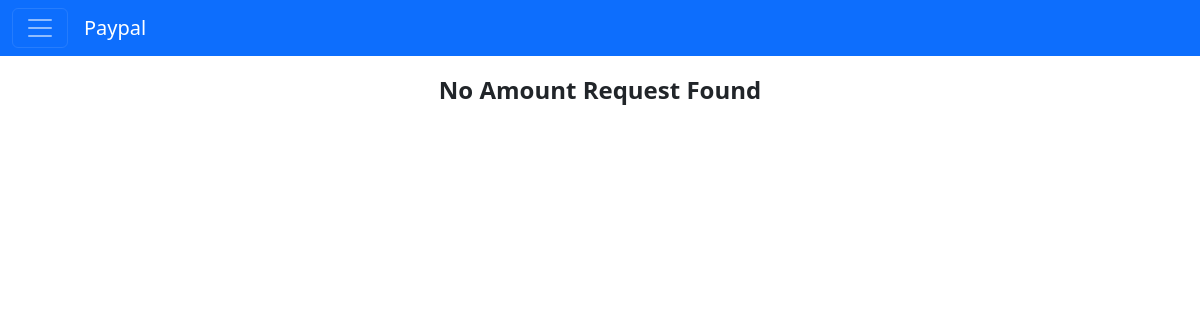
The page /register/home/ (signed in) on the database as committed earlier.
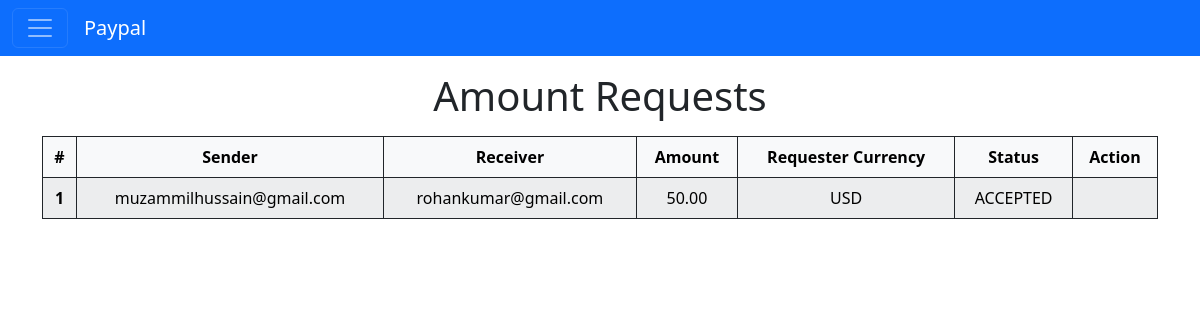
The same page on the database as committed later.
### payapp/models.py (models this page shows)
class AmountRequest(models.Model):
    REQUEST_STATUS = [
        ('PENDING', 'Pending'),
        ('ACCEPTED', 'Accepted'),
        ('DECLINED', 'Declined'),
    ]
    requester = models.ForeignKey(Principal, related_name='requests_sent', on_delete=models.CASCADE)
    receiver = models.ForeignKey(Principal, related_name='requests_received', on_delete=models.CASCADE)
    amount = models.DecimalField(max_digits=10, decimal_places=2)
    requester_currency = models.CharField(max_length=3,default="USD")
    status = models.CharField(max_length=20, choices=REQUEST_STATUS, default='PENDING')
    created_at = models.DateTimeField(auto_now_add=True)

### register/models.py (models this page shows, shortened)
class Principal(AbstractBaseUser):
    email = models.EmailField(
        verbose_name="email address",
        max_length=255,
        unique=True,
    )
    first_name = models.CharField(max_length=255, blank=True, unique=False)
    last_name = models.CharField(max_length=200, blank=True, null=True)
    is_active = models.BooleanField(default=True)
    is_admin = models.BooleanField(default=False)
    created_at = models.DateTimeField(auto_now_add=True)
    updated_at = models.DateTimeField(auto_now=True)
    objects = PrincipalUserManager()
    USERNAME_FIELD = "email"
    REQUIRED_FIELDS = ["first_name"]
    @property
    def is_staff(self):
        return self.is_admin

### register/views.py (the view)
# urls.py: path("home/", home, name="home"),
@login_required
def home(request):
    user = request.user
    if user.is_staff:
        template_name = 'transactions.html'
        nav_items = [
            {'label': 'Home', 'url': '/register/home/'},
            {'label': 'Users', 'url': '/register/users/'},
            {'label': 'Add User', 'url': '/register/add-users/'},
            {'label': 'Logout', 'url': '/register/logout/'}
        ]
        user_transactions = Transaction.objects.all()
        user_transactions = user_transactions.select_related('sender_account__user', 'receiver_account__user')
        transactions_data = []
        for transaction in user_transactions:
            print(transaction.transaction_date)
            transactions_data.append({
                'sender_email': transaction.sender_account.user.email,
                'receiver_email': transaction.receiver_account.user.email,
                'sender_amount': transaction.sender_amount,
                'receiver_amount': transaction.receiver_amount,
                'sender_currency': transaction.sender_currency,
                'receiver_currency': transaction.receiver_currency,
                'date': transaction.transaction_date
            })
        return render(request, template_name, {'nav_items': nav_items, 'transactions': transactions_data})
    else:
        balance, currency = user_balance(request)
        template_name = 'requests.html'
        nav_items = [
            {'label': 'Home', 'url': '/register/home/'},
            {'label': "Transactions History", 'url': '/payapp/transactions/'},
            {'label': 'Transfer Amount', 'url': '/payapp/send-amount/'},
            {'label': 'Request Amount', 'url': '/payapp/request-amount/'},
            {'label': 'Logout', 'url': '/register/logout/'}
        ]
        amount_requests = AmountRequest.objects.filter(receiver=request.user).select_related('requester', 'receiver')
        return render(request, template_name, {'nav_items': nav_items, 'requests': amount_requests,
                                               'balance': balance, 'currency': currency})

### register/views.py (called while the page is built)
def user_balance(request):
    account = Account.objects.filter(user=request.user).first()
    return account.amount, account.currency

### templates/requests.html (shortened to what this page needs)
{% extends "base.html" %}
{% block content %}
    {% if requests %}
        <h1 class="text-center mb-3 font-weight-bold">Amount Requests</h1>
        <table class="table text-center table-light table-hover table-bordered border-dark table-striped mb-5">
            <thead>
            <tr>
                <th scope="col">#</th>
                <th scope="col">Sender</th>
                <th scope="col">Receiver</th>
                <th scope="col">Amount</th>
                <th scope="col">Requester Currency</th>
                <th scope="col">Status</th>
                <th scope="col">Action</th>
            </tr>
            </thead>
            <tbody>
            {% for request in requests %}
                <tr>
                    <th scope="row">{{ forloop.counter }}</th>
                    <td>{{ request.requester.email }}</td>
                    <td>{{ request.receiver.email }}</td>
                    <td>{{ request.amount }}</td>
                    <td>{{ request.requester_currency }}</td>
                    <td>{{ request.status }}</td>
                    <td>
                    </td>
                </tr>
            {% endfor %}
            </tbody>
        </table>
    {% else %}
        <div style="text-align: center;" class="d-flex justify-content-center align-content-center">
            <p class="placeholder-glow" style="font-size: 24px; font-weight: bold;">No Amount Request Found</p>
        </div>
    {% endif %}
{% endblock %}

Rows that differ between the two databases and show on the page:
added AmountRequest: requester.email "muzammilhussain@gmail.com", receiver.email "rohankumar@gmail.com", amount "50.00", requester_currency "USD", status "ACCEPTED"
Other text that changed with them:
text no longer shown: "No Amount Request Found"
text now shown: "Amount Requests # Sender Receiver Amount Requester Currency Status Action"
